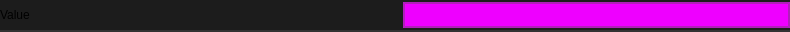
<?xml version="1.0" encoding="UTF-8"?>
<ui version="4.0">
 <class>Widget</class>
 <widget class="QWidget" name="Widget">
  <property name="geometry">
   <rect>
    <x>0</x>
    <y>0</y>
    <width>790</width>
    <height>32</height>
   </rect>
  </property>
  <property name="minimumSize">
   <size>
    <width>0</width>
    <height>0</height>
   </size>
  </property>
  <property name="maximumSize">
   <size>
    <width>16777215</width>
    <height>97</height>
   </size>
  </property>
  <property name="windowTitle">
   <string>Form</string>
  </property>
  <property name="styleSheet">
   <string notr="true">.QWidget {
    font: 580 10pt &quot;Segoe UI&quot;;
    border: 2px solid black;
    border-radius: 0px;
    border-left: 0px;
    border-right: 0px;
	border-top: 0px;
    border-color: rgba(50, 50, 50, 255);
    padding: 8px;
    padding-left: 6px;
    padding-right: 6px;
    color: #E3E3E3;
    background-color: #1C1C1C;
}

.QWidget::hover {
}
.QWidget::selected {
    background-color: #414956;
}</string>
  </property>
  <layout class="QVBoxLayout" name="verticalLayout">
   <property name="spacing">
    <number>0</number>
   </property>
   <property name="leftMargin">
    <number>0</number>
   </property>
   <property name="topMargin">
    <number>0</number>
   </property>
   <property name="rightMargin">
    <number>0</number>
   </property>
   <property name="bottomMargin">
    <number>0</number>
   </property>
   <item>
    <widget class="QFrame" name="frame">
     <property name="maximumSize">
      <size>
       <width>16777215</width>
       <height>32</height>
      </size>
     </property>
     <property name="styleSheet">
      <string notr="true">.QFrame {
    font: 580 10pt &quot;Segoe UI&quot;;
    border: 2px solid black;
    border-radius: 0px;
    border-left: 0px;
    border-right: 0px;
	border-top: 0px;
    border-color: rgba(50, 50, 50, 255);
    color: #E3E3E3;
    background-color: #1C1C1C;
}

.QFrame::hover {
}
.QFrame::selected {
    background-color: #414956;
}</string>
     </property>
     <property name="frameShape">
      <enum>QFrame::StyledPanel</enum>
     </property>
     <property name="frameShadow">
      <enum>QFrame::Raised</enum>
     </property>
     <property name="lineWidth">
      <number>0</number>
     </property>
     <layout class="QHBoxLayout" name="horizontalLayout_2">
      <property name="spacing">
       <number>16</number>
      </property>
      <property name="leftMargin">
       <number>0</number>
      </property>
      <property name="topMargin">
       <number>0</number>
      </property>
      <property name="rightMargin">
       <number>0</number>
      </property>
      <property name="bottomMargin">
       <number>0</number>
      </property>
      <item>
       <widget class="QLabel" name="label">
        <property name="styleSheet">
         <string notr="true">border:0px;
background-color: rgba(255, 255, 255, 0);
font: 8pt &quot;Segoe UI&quot;;

</string>
        </property>
        <property name="text">
         <string>Value</string>
        </property>
       </widget>
      </item>
      <item>
       <widget class="QPushButton" name="color">
        <property name="styleSheet">
         <string notr="true">background-color: rgb(238, 0, 255);
padding:4px;
border:0px;
border: 2px solid translucent;
border-color: rgba(80, 80, 80, 100);</string>
        </property>
        <property name="text">
         <string/>
        </property>
       </widget>
      </item>
     </layout>
    </widget>
   </item>
  </layout>
 </widget>
 <resources/>
 <connections/>
</ui>
